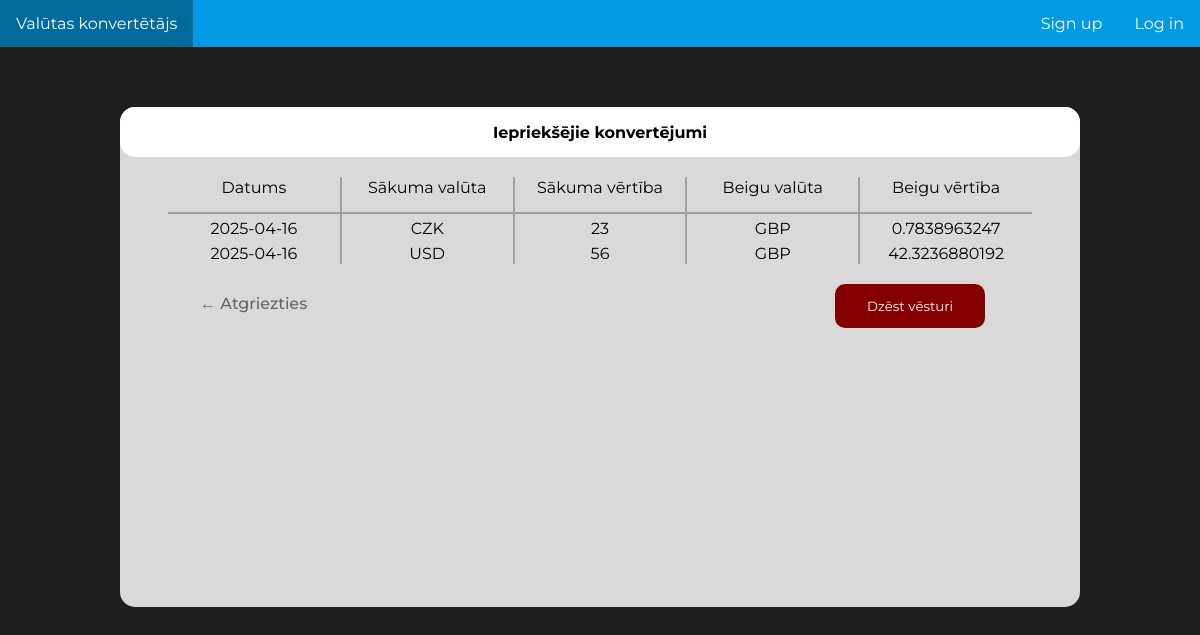
Before: /history with the older database file.
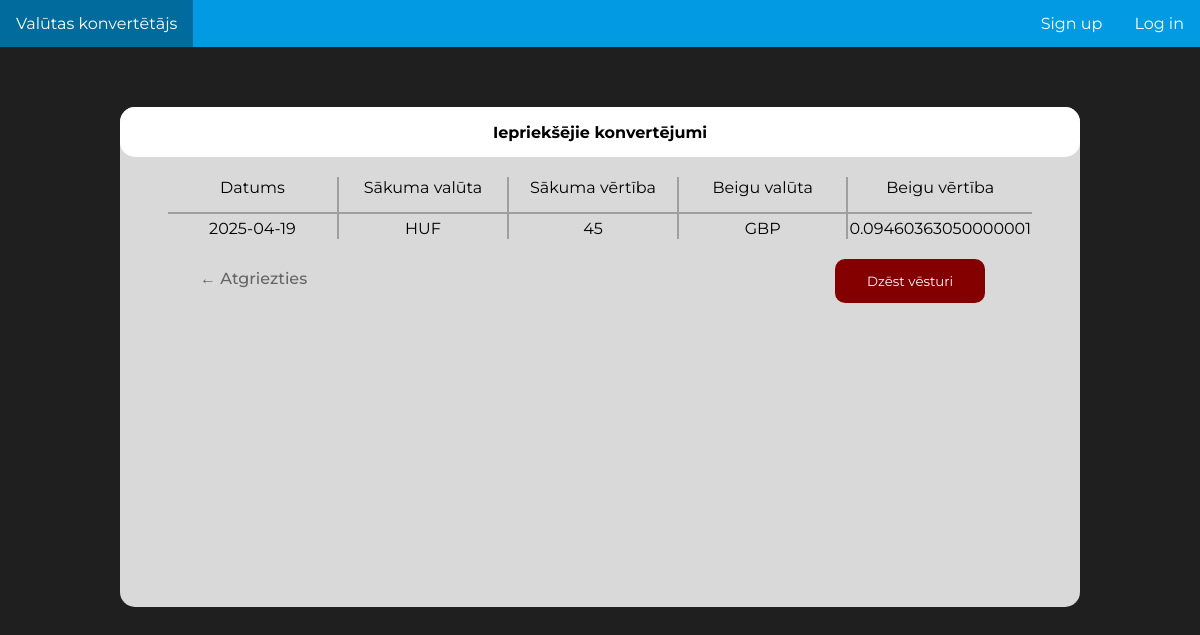
After: the same page with the newer database file.
### tables this page shows
CREATE TABLE "conversion_history" (
	"user_id"	INTEGER,
	"value_from"	INTEGER,
	"currency_from"	TEXT,
	"value_to"	INTEGER,
	"currency_to"	TEXT,
	"date"	TEXT,
	"time"	TEXT,
	FOREIGN KEY("user_id") REFERENCES "user"("user_id")
);

### currency_converter.py (the view)
@app.route("/history", methods = ["GET"])
@check_token
def history(current_user):
    db = utilities.Database()
    history = db.get_histrory(current_user[0])
    print(history == [])
    if history == []:
        return render_template("history.html", history = (("", "", "", "", "", "", "")))
    else: return render_template("history.html", history = history)

### currency_converter.py (called while the page is built)
def check_token(func):
    @wraps(func) # Here so check_token can be used for multiple pages
    def wrapper():
        token = request.cookies.get('jwt_token')
        if not token:
            current_user = (1, 'GUEST', '', '') # if no token found, go with guest account
        else:
            data = jwt.decode(token, SECRET_KEY, algorithms=["HS256"])
            db = utilities.Database()
            current_user = db.get_user_data_by_id(data["user_id"])
        return func(current_user)
    return wrapper

### utilities.py (called while the page is built)
    def get_histrory(self, user_id):
        self.cur.execute("""SELECT * FROM 'conversion_history' WHERE user_id=(?)""", (user_id,))
        history = self.cur.fetchall()
        self.cur.close()
        return history[-11:]

### templates/history.html (shortened to what this page needs)
<!DOCTYPE html>
<html lang="en">
  <head>
    <link rel="stylesheet" type="text/css" href="{{ url_for('static', filename='style.css' ) }}">
  </head>
    <body>
        <div>
          <ul class="navbar">
            <li><a href="/login">Log in</a></li>
            <li><a href="/signup">Sign up</a></li>
            <li style="float:left"><a href="/">Valūtas konvertētājs</a></li>
          </ul>
        </div>
        <div class="mother-box">
            <div class="big-box">
                <div class="big-box-title-box">
                    Iepriekšējie konvertējumi
                </div>
                <div class="table-area">
                    <table class="big-box-table">
                        <tr>
                          <th class="borderized-right">Datums</th>
                          <th class="borderized-right">Sākuma valūta</th>
                          <th class="borderized-right">Sākuma vērtība</th>
                          <th class="borderized-right">Beigu valūta</th>
                          <th>Beigu vērtība</th>
                        </tr>
                        {% for row in history %}
                          <tr>
                            <td class="borderized-right">{{ row [5] }}</td>
                            <td class="borderized-right">{{ row [2] }}</td>
                            <td class="borderized-right">{{ row [1] }}</td>
                            <td class="borderized-right">{{ row [4] }}</td>
                            <td>{{ row [3] }}</td>
                          </tr>
                        {% endfor %}
                      </table>
                </div>
                <div class="delete-button">
                <form action="/api/delete_history">
                <input class="delete-history-button" type="submit" name="delete_history" value="Dzēst vēsturi"/>
                </form>
                <a class="atgriezties-poga" href="/home"> &larr; Atgriezties </a>
                </div>
            </div>
        </div>
    </body>
</html>

### static/style.css (style rules this page uses)
.navbar { list-style-type: none; margin: 0; padding: 0; overflow: hidden; width: 100%; background-color: #029AE3; transition: 0.3s; }
li { float: right; }
li a { display: block; color: white; padding: 14px 16px; text-decoration: none; transition: 0.3s; }
body { display: block; font-family: 'Montserrat', serif; margin: 0px; background-color: #1f1f1f; }
.big-box { height: 500px; width: 80%; background-color: #D9D9D9; display: block; margin: auto; border-radius: 15px; }
.big-box-title-box { display: inline-block; height: 50px; border-radius: 15px; width: 100%; background-color: #ffffff; align-content: center; text-align: center; font-weight: bold; }
.mother-box { margin-top: 60px; }
.big-box-table { text-align: center; width: 100%; }
.table-area { margin-top: 20px; margin-left: auto; margin-right: auto; width: 90%; }
th { font-weight: normal; width: 20%; padding-bottom: 15px; border-bottom: 2px solid #9F9F9F; }
td { padding-top: 5px; }
.borderized-right { border-right: 2px solid #9F9F9F; }
table { border-collapse: collapse; }
.delete-history-button { display: block; border: none; font-family: 'Montserrat', 'serif'; border-radius: 10px; color: #ffffff; background-color: rgb(132, 0, 0); padding: 14px 16px; text-decoration: none; transition: 0.3s; width: 150px; float: right; margin-right: 95px; margin-top: 20px; }
.delete-button { padding-top: auto; padding-bottom: 20px; }
.atgriezties-poga { text-decoration: none; color: #666666; font-weight: 500; padding: 30px 80px; position: absolute; }

Changed rows visible on the page:
no longer on this page (row edited): conversion_history: date "2025-04-16", currency_from "USD", value_from "56", currency_to "GBP", value_to "42.3236880192"
changed conversion_history "GBP": date "2025-04-16" → "2025-04-19"; currency_from "CZK" → "HUF"; value_from "23" → "45"; value_to "0.7838963247" → "0.09460363050000001"
